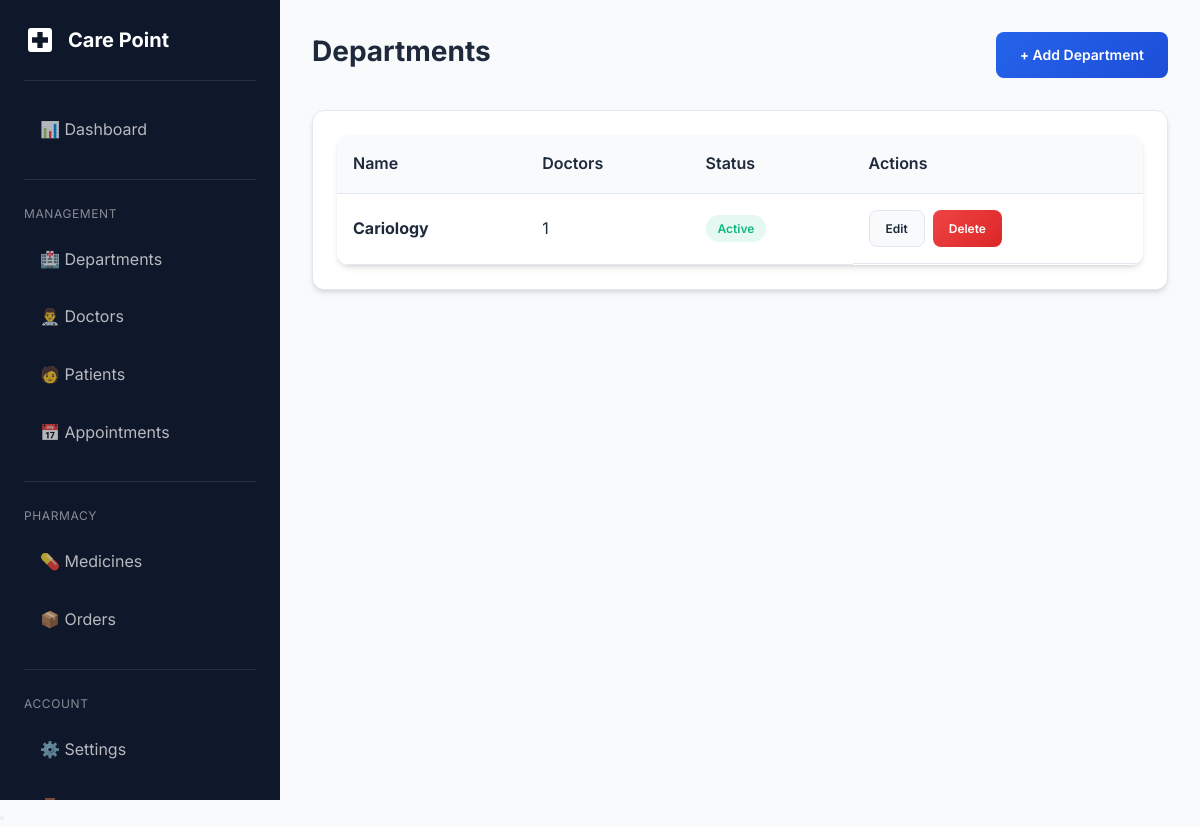
Screenshot of /adminpanel/departments/ (signed in) with the database file from the repository.
### departments/models.py (models this page shows, shortened)
class Department(models.Model):
    name = models.CharField(max_length=100, unique=True)
    slug = models.SlugField(max_length=100, unique=True, blank=True)
    description = models.TextField(blank=True)
    image = models.ImageField(upload_to='departments/', blank=True, null=True)
    is_active = models.BooleanField(default=True)
    created_at = models.DateTimeField(auto_now_add=True)
    updated_at = models.DateTimeField(auto_now=True)
    class Meta:
        ordering = ['name']

### adminpanel/views.py (the view)
# urls.py: path('departments/', views.department_list, name='department_list'),
@admin_required
def department_list(request):
    departments = Department.objects.annotate(
        num_doctors=Count('doctors')
    ).order_by('name')
    context = {
        'departments': departments,
    }
    return render(request, 'adminpanel/departments/list.html', context)

### accounts/models.py (called while the page is built)
    @property
    def is_admin_user(self):
        return self.role == self.Role.ADMIN or self.is_superuser

### templates/adminpanel/departments/list.html (shortened to what this page needs)
{% extends 'base.html' %}
{% load static %}
{% block extra_css %}
        <link rel="stylesheet" href="{% static 'css/style.css' %}">
    {% endblock %}
{% block content %}
<div class="dashboard-layout">
    {% include 'includes/sidebar.html' %}
    <main class="main-content">
        <div class="page-header">
            <h1 class="page-title">Departments</h1>
            <a href="{% url 'adminpanel:department_create' %}" class="btn btn-primary">+ Add Department</a>
        </div>
        <div class="card">
            <div class="card-body">
                {% if departments %}
                <div class="table-container">
                    <table>
                        <thead>
                            <tr>
                                <th>Name</th>
                                <th>Doctors</th>
                                <th>Status</th>
                                <th>Actions</th>
                            </tr>
                        </thead>
                        <tbody>
                            {% for dept in departments %}
                            <tr>
                                <td><strong>{{ dept.name }}</strong></td>
                                <td>{{ dept.num_doctors }}</td>
                                <td>
                                    {% if dept.is_active %}
                                    <span class="badge badge-success">Active</span>
                                    {% else %}
                                    <span class="badge badge-secondary">Inactive</span>
                                    {% endif %}
                                </td>
                                <td class="action-buttons">
                                    <a href="{% url 'adminpanel:department_edit' dept.pk %}" class="btn btn-sm btn-secondary">Edit</a>
                                    <a href="{% url 'adminpanel:department_delete' dept.pk %}" class="btn btn-sm btn-danger">Delete</a>
                                </td>
                            </tr>
                            {% endfor %}
                        </tbody>
                    </table>
                </div>
                {% else %}
                <div class="empty-state">
                    <p>No departments yet</p>
                    <a href="{% url 'adminpanel:department_create' %}" class="btn btn-primary mt-2">Create First Department</a>
                </div>
                {% endif %}
            </div>
        </div>
    </main>
</div>
{% endblock %}

### static/css/style.css (style rules this page uses)
:root { --primary-color: #2563eb; --primary-dark: #1d4ed8; --primary-light: #3b82f6; --secondary-color: #0891b2; --accent-color: #06b6d4; --success-color: #10b981; --warning-color: #f59e0b; --danger-color: #ef4444; --info-color: #6366f1; --bg-primary: #f8fafc; --bg-secondary: #ffffff; --bg-dark: #1e293b; --bg-darker: #0f172a; --text-primary: #1e293b; --text-secondary: #64748b; --text-light: #94a3b8; --text-white: #ffffff; --border-color: #e2e8f0; --shadow-sm: 0 1px 2px 0 rgb(0 0 0 / 0.05); --shadow-md: 0 4px 6px -1px rgb(0 0 0 / 0.1), 0 2px 4px -2px rgb(0 0 0 / 0.1); --shadow-lg: 0 10px 15px -3px rgb(0 0 0 / 0.1), 0 4px 6px -4px rgb(0 0 0 / 0.1); --shadow-xl: 0 20px 25px -5px rgb(0 0 0 / 0.1), 0 8px 10px -6px rgb(0 0 0 / 0.1); --radius-sm: 0.375rem; --radius-md: 0.5rem; --radius-lg: 0.75rem; --radius-xl: 1rem; --transition: all 0.3s ease; }
* { margin: 0; padding: 0; box-sizing: border-box; }
body { font-family: 'Inter', -apple-system, BlinkMacSystemFont, 'Segoe UI', Roboto, sans-serif; background-color: var(--bg-primary); color: var(--text-primary); line-height: 1.6; }
h1, h2, h3, h4, h5, h6 { font-weight: 600; line-height: 1.3; margin-bottom: 0.5rem; }
h1 { font-size: 2.25rem; }
a { color: var(--primary-color); text-decoration: none; transition: var(--transition); }
.btn { display: inline-flex; align-items: center; justify-content: center; gap: 0.5rem; padding: 0.75rem 1.5rem; font-size: 0.875rem; font-weight: 600; border-radius: var(--radius-md); border: none; cursor: pointer; transition: var(--transition); text-decoration: none; }
.btn-primary { background: linear-gradient(135deg, var(--primary-color), var(--primary-dark)); color: var(--text-white); }
.btn-secondary { background: var(--bg-primary); color: var(--text-primary); border: 1px solid var(--border-color); }
.btn-danger { background: linear-gradient(135deg, var(--danger-color), #dc2626); color: var(--text-white); }
.btn-sm { padding: 0.5rem 1rem; font-size: 0.75rem; }
.card { background: var(--bg-secondary); border-radius: var(--radius-lg); box-shadow: var(--shadow-md); border: 1px solid var(--border-color); overflow: hidden; transition: var(--transition); }
.card-body { padding: 1.5rem; }
.table-container { overflow-x: auto; border-radius: var(--radius-lg); box-shadow: var(--shadow-md); }
table { width: 100%; border-collapse: collapse; background: var(--bg-secondary); }
th, td { padding: 1rem; text-align: left; border-bottom: 1px solid var(--border-color); }
th { background: var(--bg-primary); font-weight: 600; color: var(--text-primary); white-space: nowrap; }
.badge { display: inline-flex; align-items: center; padding: 0.25rem 0.75rem; font-size: 0.75rem; font-weight: 600; border-radius: 9999px; text-transform: capitalize; }
.badge-success { background: rgba(16, 185, 129, 0.1); color: var(--success-color); }
.dashboard-layout { display: flex; min-height: 100vh; }
.main-content { flex: 1; margin-left: 280px; padding: 2rem; }
.page-header { display: flex; justify-content: space-between; align-items: center; margin-bottom: 2rem; }
.page-title { font-size: 1.75rem; font-weight: 700; }
.action-buttons { display: flex; gap: 0.5rem; }

### rows the page displays
Department: name "Cariology", num_doctors "1", is_active "Active"
